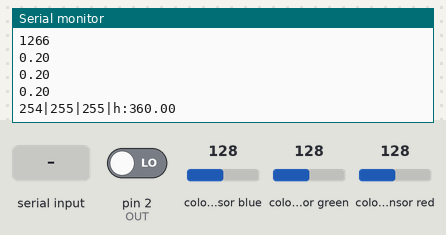
Simulated run of this sketch. Board: Arduino Uno, built with avr-gcc and run on an emulated ATmega328P. On the bench: the last lines printed to the serial monitor. Wiring (inferred from the names in the program): TCS3200 colour sensor: output pin 2; S2 pin 4; S3 pin 3; S0 pin 6; S1 pin 5. The inputs (shaded band) are chosen by the test bench; at power-on: colour sensor blue 128, colour sensor red 128, colour sensor green 128, pin 2 (OUT) LOW.

Above: at 5.2 s.
5.3 s: "t" received over Serial
At 6.7 s:
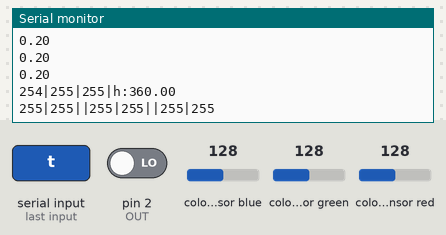
7.9 s: colour sensor blue set to 5
At 9.2 s:
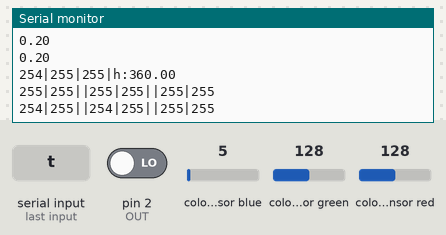
9.4 s: colour sensor red set to 5
10.9 s: colour sensor green set to 5
At 10.9 s:
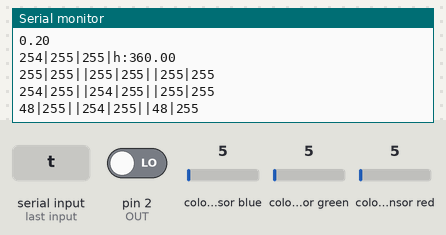
Timing chart, 0 to 13.4 s (numbered marks = the images above; inputs shaded):
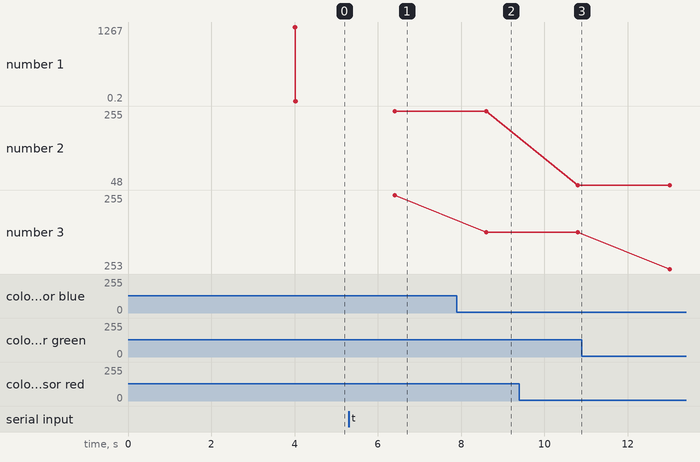

The sketch:

new_color_test.ino
```cpp
#include <TimerOne.h>

int minRed = 1025;
int maxRed = 0;

int minGreen = 1025;
int maxGreen = 0;

int minBlue = 1025;
int maxBlue = 0;

boolean cond = false;
char val = 'f';

#define S0     6
#define S1     5
#define S2     4
#define S3     3
#define OUT    2

#define RED  0
#define GREEN 1
#define BLUE 2

int   g_count = 0;    // count the frequecy
int   g_array[3];     // store the RGB value
int   g_flag = 0;     // filter of RGB queue
float g_SF[3];        // save the RGB Scale factor

int Count[3];


// Init TSC230 and setting Frequency.
void TSC_Init()
{
  pinMode(S0, OUTPUT);
  pinMode(S1, OUTPUT);
  pinMode(S2, OUTPUT);
  pinMode(S3, OUTPUT);
  pinMode(OUT, INPUT);

  digitalWrite(S0, LOW);  // OUTPUT FREQUENCY SCALING 2%
  digitalWrite(S1, HIGH);
}

// Select the filter color
void TSC_FilterColor(int Level01, int Level02)
{
  if(Level01 != 0)
    Level01 = HIGH;

  if(Level02 != 0)
    Level02 = HIGH;

  digitalWrite(S2, Level01);
  digitalWrite(S3, Level02);
}

void TSC_Count()
{
  g_count ++ ;
}

void TSC_Callback()
{
  switch(g_flag)
  {
    case 0:
         //Serial.println("->WB Start");
         TSC_WB(LOW, LOW);              //Filter without Red
         break;
    case 1:
         //Serial.print("->Frequency R=");
         //Serial.println(g_count);
         g_array[0] = g_count;
         TSC_WB(HIGH, HIGH);            //Filter without Green
         break;
    case 2:
         //Serial.print("->Frequency G=");
         //Serial.println(g_count);
         g_array[1] = g_count;
         TSC_WB(LOW, HIGH);             //Filter without Blue
         break;

    case 3:
         //Serial.print("->Frequency B=");
         //Serial.println(g_count);
         //Serial.println("->WB End");
         g_array[2] = g_count;
         TSC_WB(HIGH, LOW);             //Clear(no filter)
         break;
   default:
         g_count = 0;
         break;
  }
}

void TSC_WB(int Level0, int Level1)      //White Balance
{
  g_count = 0;
  g_flag ++;
  TSC_FilterColor(Level0, Level1);
  Timer1.setPeriod(100000);             // set 1s period
}

void setup()
{
  TSC_Init();


  Serial.begin(9600);
  Timer1.initialize(100000);             // defaulte is 1s
  Timer1.attachInterrupt(TSC_Callback);
  attachInterrupt(0, TSC_Count, RISING);

  delay(4000);

  for(int i=0; i<3; i++)
    Serial.println(g_array[i]);

  g_SF[0] = 255.0/ g_array[0];     //R Scale factor
  g_SF[1] = 255.0/ g_array[1] ;    //G Scale factor
  g_SF[2] = 255.0/ g_array[2] ;    //B Scale factor

  Serial.println(g_SF[0]);
  Serial.println(g_SF[1]);
  Serial.println(g_SF[2]);

}

void decideV2(float red, float green, float blue)
{

    float h;

    float maxi = max(red, blue);
    maxi = max(maxi, green);

    float mini = min(red, blue);
    mini = min(mini, green);

    float delta = maxi - mini;

    if(red > 250 && green > 250 && blue > 250)

      h = 360;

    else{

      int q = ((green - blue)/delta)/6;
      h= 60*(((green - blue)/delta) - 6*q);
      if(maxi == green)
            h = 60*(((blue - red)/delta) + 2);
      else if(maxi == blue)
              h = 60*(((red - green)/delta) + 4);
    }
    Serial.print("h:");
    Serial.println(h);
}


void loop(){

   g_flag = 0;

   Serial.println("");
   delay(200);

  val = Serial.read();

  if(val == 't'){
    cond = true;
  }

   if(val == 'f'){
    cond = false;
  }

  Count[RED] = g_array[RED] * g_SF[RED];
  Count[BLUE] = g_array[BLUE] * g_SF[BLUE];
  Count[GREEN] = g_array[GREEN] * g_SF[GREEN];


  if(cond){

   if(Count[RED] < minRed)
     minRed = Count[RED];

   if(Count[RED] > maxRed)
     maxRed = Count[RED];

    if(Count[BLUE] < minBlue)
     minBlue = Count[BLUE];

    if(Count[BLUE] > maxBlue)
     maxBlue = Count[BLUE];

    if(Count[GREEN] < minGreen)
     minGreen = Count[GREEN];

    if(Count[GREEN] > maxGreen)
     maxGreen = Count[GREEN];

     Serial.print(minRed);
     Serial.print("|");
     Serial.print(maxRed);
     Serial.print("||");
     Serial.print(minGreen);
     Serial.print("|");
     Serial.print(maxGreen);
     Serial.print("||");
     Serial.print(minBlue);
     Serial.print("|");
     Serial.println(maxBlue);


  }

  else{

     for(int i=0; i<3; i++){
      Serial.print(int(g_array[i] * g_SF[i]));
      Serial.print("|");


      minRed = 1025;
      maxRed = 0;

      minGreen = 1025;
      maxGreen = 0;

      minBlue = 1025;
      maxBlue = 0;
   }

   decideV2((float)Count[RED], (float)Count[GREEN], (float)Count[BLUE]);

  }

  delay(2000);


}
```

Measured:
- after the input at 5.3 s, the serial monitor: prints a new line after 1.1 s (image 1)
- plotted number 3: 254 → 253 after the input at 10.9 s
